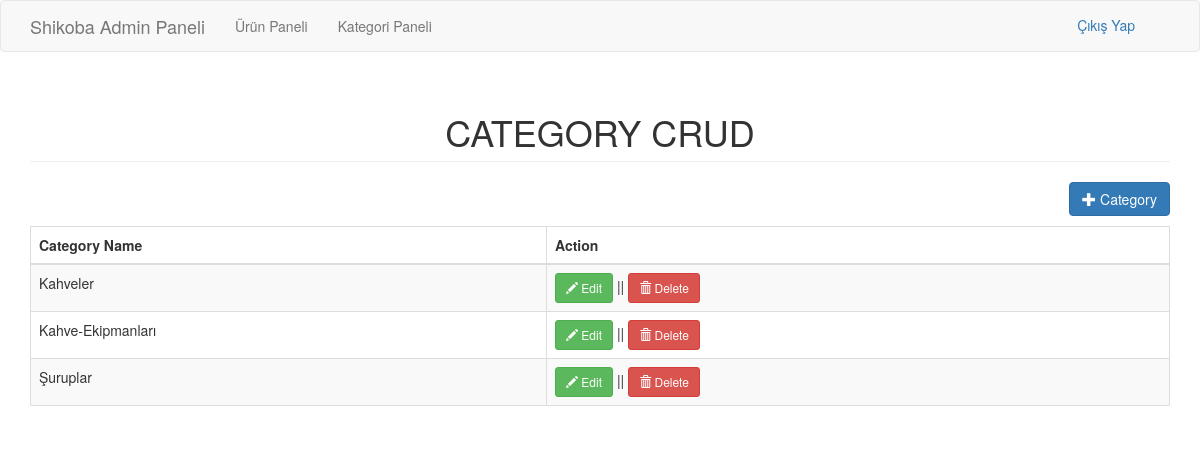
The app's page /panel/category.php with its own data.
### tables this page shows
CREATE TABLE `category` (
  `categoryid` int(11) NOT NULL,
  `catname` varchar(30) NOT NULL
);

### panel/category.php (the view, shortened to what this page needs)
<?php include('header.php'); ?>
<body>
<?php include('navbar.php'); ?>
<div class="container">
	<h1 class="page-header text-center">CATEGORY CRUD</h1>
	<div class="row">
		<div class="col-md-12">
			<a href="#addcategory" data-toggle="modal" class="pull-right btn btn-primary"><span class="glyphicon glyphicon-plus"></span> Category</a>
		</div>
	</div>
	<div style="margin-top:10px;">
		<table class="table table-striped table-bordered">
			<thead>
				<th>Category Name</th>
				<th>Action</th>
			</thead>
			<tbody>
				<?php
					$sql="select * from category order by categoryid asc";
					$query=$conn->query($sql);
					while($row=$query->fetch_array()){
						?>
						<tr>
							<td><?php echo $row['catname']; ?></td>
							<td>
								<a href="#editcategory<?php echo $row['categoryid']; ?>" data-toggle="modal" class="btn btn-success btn-sm"><span class="glyphicon glyphicon-pencil"></span> Edit</a> || <a href="#deletecategory<?php echo $row['categoryid']; ?>" data-toggle="modal" class="btn btn-danger btn-sm"><span class="glyphicon glyphicon-trash"></span> Delete</a>
							</td>
						</tr>
						<?php
					}
				?>
			</tbody>
		</table>
	</div>
</div>
</body>
</html>

### records on screen
category: catname "Kahveler"
category: catname "Kahve-Ekipmanları"
category: catname "Şuruplar"
